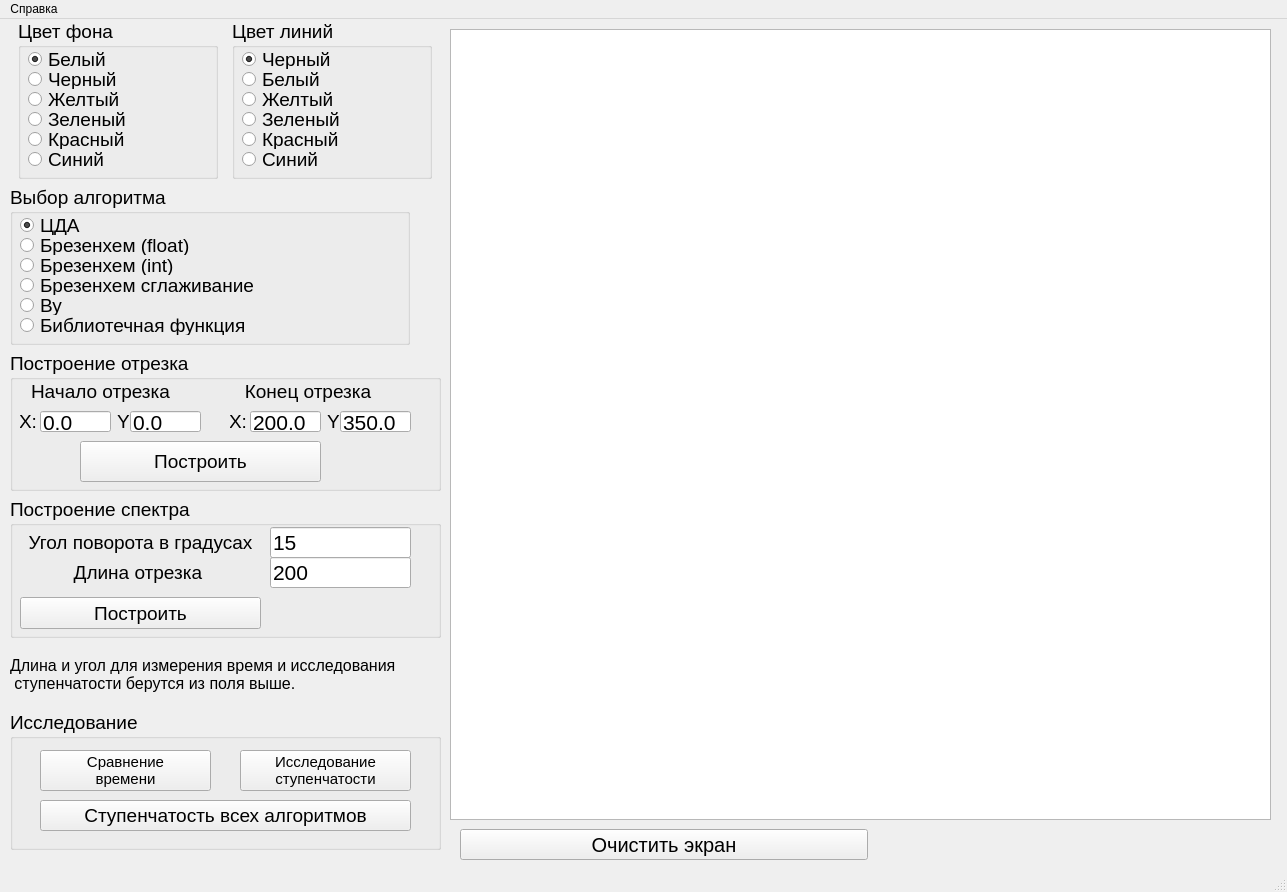
<?xml version="1.0" encoding="UTF-8"?>
<ui version="4.0">
 <class>MainWindow</class>
 <widget class="QMainWindow" name="MainWindow">
  <property name="geometry">
   <rect>
    <x>0</x>
    <y>0</y>
    <width>1287</width>
    <height>892</height>
   </rect>
  </property>
  <property name="windowTitle">
   <string>MainWindow</string>
  </property>
  <widget class="QWidget" name="centralwidget">
   <widget class="QWidget" name="verticalLayoutWidget">
    <property name="geometry">
     <rect>
      <x>10</x>
      <y>0</y>
      <width>431</width>
      <height>831</height>
     </rect>
    </property>
    <layout class="QVBoxLayout" name="verticalLayout">
     <item>
      <layout class="QHBoxLayout" name="horizontalLayout">
       <item>
        <widget class="QGroupBox" name="groupBoxChooseBG">
         <property name="minimumSize">
          <size>
           <width>200</width>
           <height>160</height>
          </size>
         </property>
         <property name="maximumSize">
          <size>
           <width>200</width>
           <height>160</height>
          </size>
         </property>
         <property name="font">
          <font>
           <pointsize>14</pointsize>
          </font>
         </property>
         <property name="title">
          <string>Цвет фона</string>
         </property>
         <widget class="QRadioButton" name="radioButtonWhite_bg">
          <property name="geometry">
           <rect>
            <x>10</x>
            <y>30</y>
            <width>166</width>
            <height>20</height>
           </rect>
          </property>
          <property name="text">
           <string>Белый</string>
          </property>
          <property name="checked">
           <bool>true</bool>
          </property>
         </widget>
         <widget class="QRadioButton" name="radioButtonBlack_bg">
          <property name="geometry">
           <rect>
            <x>10</x>
            <y>50</y>
            <width>166</width>
            <height>20</height>
           </rect>
          </property>
          <property name="text">
           <string>Черный</string>
          </property>
         </widget>
         <widget class="QRadioButton" name="radioButtonRed_bg">
          <property name="geometry">
           <rect>
            <x>10</x>
            <y>110</y>
            <width>166</width>
            <height>20</height>
           </rect>
          </property>
          <property name="text">
           <string>Красный</string>
          </property>
         </widget>
         <widget class="QRadioButton" name="radioButtonYellow_bg">
          <property name="geometry">
           <rect>
            <x>10</x>
            <y>70</y>
            <width>166</width>
            <height>20</height>
           </rect>
          </property>
          <property name="text">
           <string>Желтый</string>
          </property>
         </widget>
         <widget class="QRadioButton" name="radioButtonGreen_bg">
          <property name="geometry">
           <rect>
            <x>10</x>
            <y>90</y>
            <width>181</width>
            <height>20</height>
           </rect>
          </property>
          <property name="text">
           <string>Зеленый</string>
          </property>
         </widget>
         <widget class="QRadioButton" name="radioButtonBlue_bg">
          <property name="geometry">
           <rect>
            <x>10</x>
            <y>130</y>
            <width>176</width>
            <height>20</height>
           </rect>
          </property>
          <property name="text">
           <string>Синий</string>
          </property>
         </widget>
        </widget>
       </item>
       <item>
        <widget class="QGroupBox" name="groupBoxChooseLine">
         <property name="minimumSize">
          <size>
           <width>200</width>
           <height>160</height>
          </size>
         </property>
         <property name="maximumSize">
          <size>
           <width>200</width>
           <height>160</height>
          </size>
         </property>
         <property name="font">
          <font>
           <pointsize>14</pointsize>
          </font>
         </property>
         <property name="title">
          <string>Цвет линий</string>
         </property>
         <widget class="QRadioButton" name="radioButtonWhite_line">
          <property name="geometry">
           <rect>
            <x>10</x>
            <y>50</y>
            <width>166</width>
            <height>20</height>
           </rect>
          </property>
          <property name="text">
           <string>Белый</string>
          </property>
          <property name="checked">
           <bool>false</bool>
          </property>
         </widget>
         <widget class="QRadioButton" name="radioButtonBlack_line">
          <property name="geometry">
           <rect>
            <x>10</x>
            <y>30</y>
            <width>166</width>
            <height>20</height>
           </rect>
          </property>
          <property name="text">
           <string>Черный</string>
          </property>
          <property name="checked">
           <bool>true</bool>
          </property>
         </widget>
         <widget class="QRadioButton" name="radioButtonRed_line">
          <property name="geometry">
           <rect>
            <x>10</x>
            <y>110</y>
            <width>166</width>
            <height>20</height>
           </rect>
          </property>
          <property name="text">
           <string>Красный</string>
          </property>
         </widget>
         <widget class="QRadioButton" name="radioButtonYellow_line">
          <property name="geometry">
           <rect>
            <x>10</x>
            <y>70</y>
            <width>166</width>
            <height>20</height>
           </rect>
          </property>
          <property name="text">
           <string>Желтый</string>
          </property>
         </widget>
         <widget class="QRadioButton" name="radioButtonGreen_line">
          <property name="geometry">
           <rect>
            <x>10</x>
            <y>90</y>
            <width>181</width>
            <height>20</height>
           </rect>
          </property>
          <property name="text">
           <string>Зеленый</string>
          </property>
         </widget>
         <widget class="QRadioButton" name="radioButtonBlue_line">
          <property name="geometry">
           <rect>
            <x>10</x>
            <y>130</y>
            <width>176</width>
            <height>20</height>
           </rect>
          </property>
          <property name="text">
           <string>Синий</string>
          </property>
         </widget>
        </widget>
       </item>
      </layout>
     </item>
     <item>
      <widget class="QGroupBox" name="groupBoxChooseAlg_2">
       <property name="minimumSize">
        <size>
         <width>400</width>
         <height>160</height>
        </size>
       </property>
       <property name="maximumSize">
        <size>
         <width>400</width>
         <height>160</height>
        </size>
       </property>
       <property name="font">
        <font>
         <pointsize>14</pointsize>
        </font>
       </property>
       <property name="title">
        <string>Выбор алгоритма</string>
       </property>
       <widget class="QRadioButton" name="radioButtonCDA">
        <property name="geometry">
         <rect>
          <x>10</x>
          <y>30</y>
          <width>166</width>
          <height>20</height>
         </rect>
        </property>
        <property name="text">
         <string>ЦДА</string>
        </property>
        <property name="checked">
         <bool>true</bool>
        </property>
       </widget>
       <widget class="QRadioButton" name="radioButtonBresFloat">
        <property name="geometry">
         <rect>
          <x>10</x>
          <y>50</y>
          <width>241</width>
          <height>20</height>
         </rect>
        </property>
        <property name="text">
         <string>Брезенхем (float)</string>
        </property>
       </widget>
       <widget class="QRadioButton" name="radioButtonWu">
        <property name="geometry">
         <rect>
          <x>10</x>
          <y>110</y>
          <width>166</width>
          <height>20</height>
         </rect>
        </property>
        <property name="text">
         <string>Ву</string>
        </property>
       </widget>
       <widget class="QRadioButton" name="radioButtonBresInt">
        <property name="geometry">
         <rect>
          <x>10</x>
          <y>70</y>
          <width>166</width>
          <height>20</height>
         </rect>
        </property>
        <property name="text">
         <string>Брезенхем (int)</string>
        </property>
       </widget>
       <widget class="QRadioButton" name="radioButtonBresSmooth">
        <property name="geometry">
         <rect>
          <x>10</x>
          <y>90</y>
          <width>281</width>
          <height>20</height>
         </rect>
        </property>
        <property name="text">
         <string>Брезенхем сглаживание</string>
        </property>
       </widget>
       <widget class="QRadioButton" name="radioButtonLib">
        <property name="geometry">
         <rect>
          <x>10</x>
          <y>130</y>
          <width>251</width>
          <height>20</height>
         </rect>
        </property>
        <property name="text">
         <string>Библиотечная функция</string>
        </property>
       </widget>
      </widget>
     </item>
     <item>
      <widget class="QGroupBox" name="groupBox">
       <property name="maximumSize">
        <size>
         <width>16777215</width>
         <height>140</height>
        </size>
       </property>
       <property name="font">
        <font>
         <pointsize>14</pointsize>
        </font>
       </property>
       <property name="title">
        <string>Построение отрезка</string>
       </property>
       <widget class="QLabel" name="labelEndCoords">
        <property name="geometry">
         <rect>
          <x>210</x>
          <y>30</y>
          <width>176</width>
          <height>21</height>
         </rect>
        </property>
        <property name="font">
         <font>
          <pointsize>14</pointsize>
         </font>
        </property>
        <property name="frameShape">
         <enum>QFrame::NoFrame</enum>
        </property>
        <property name="frameShadow">
         <enum>QFrame::Plain</enum>
        </property>
        <property name="text">
         <string>Конец отрезка</string>
        </property>
        <property name="scaledContents">
         <bool>false</bool>
        </property>
        <property name="alignment">
         <set>Qt::AlignCenter</set>
        </property>
       </widget>
       <widget class="QLabel" name="labelStartCoords">
        <property name="geometry">
         <rect>
          <x>0</x>
          <y>30</y>
          <width>181</width>
          <height>21</height>
         </rect>
        </property>
        <property name="font">
         <font>
          <pointsize>14</pointsize>
         </font>
        </property>
        <property name="frameShape">
         <enum>QFrame::NoFrame</enum>
        </property>
        <property name="frameShadow">
         <enum>QFrame::Plain</enum>
        </property>
        <property name="text">
         <string>Начало отрезка</string>
        </property>
        <property name="scaledContents">
         <bool>false</bool>
        </property>
        <property name="alignment">
         <set>Qt::AlignCenter</set>
        </property>
       </widget>
       <widget class="QLabel" name="labelStartX">
        <property name="geometry">
         <rect>
          <x>10</x>
          <y>60</y>
          <width>16</width>
          <height>21</height>
         </rect>
        </property>
        <property name="frameShape">
         <enum>QFrame::NoFrame</enum>
        </property>
        <property name="frameShadow">
         <enum>QFrame::Plain</enum>
        </property>
        <property name="text">
         <string>X:</string>
        </property>
        <property name="scaledContents">
         <bool>false</bool>
        </property>
        <property name="alignment">
         <set>Qt::AlignCenter</set>
        </property>
       </widget>
       <widget class="QLineEdit" name="lineEditStartX">
        <property name="geometry">
         <rect>
          <x>30</x>
          <y>60</y>
          <width>71</width>
          <height>21</height>
         </rect>
        </property>
        <property name="font">
         <font>
          <pointsize>16</pointsize>
         </font>
        </property>
        <property name="text">
         <string>0.0</string>
        </property>
       </widget>
       <widget class="QLabel" name="labelStartX_2">
        <property name="geometry">
         <rect>
          <x>220</x>
          <y>60</y>
          <width>16</width>
          <height>21</height>
         </rect>
        </property>
        <property name="frameShape">
         <enum>QFrame::NoFrame</enum>
        </property>
        <property name="frameShadow">
         <enum>QFrame::Plain</enum>
        </property>
        <property name="text">
         <string>X:</string>
        </property>
        <property name="scaledContents">
         <bool>false</bool>
        </property>
        <property name="alignment">
         <set>Qt::AlignCenter</set>
        </property>
       </widget>
       <widget class="QLineEdit" name="lineEditEndX">
        <property name="geometry">
         <rect>
          <x>240</x>
          <y>60</y>
          <width>71</width>
          <height>21</height>
         </rect>
        </property>
        <property name="font">
         <font>
          <pointsize>16</pointsize>
         </font>
        </property>
        <property name="text">
         <string>200.0</string>
        </property>
       </widget>
       <widget class="QPushButton" name="pushButton_line_one">
        <property name="geometry">
         <rect>
          <x>70</x>
          <y>90</y>
          <width>241</width>
          <height>41</height>
         </rect>
        </property>
        <property name="text">
         <string>Построить</string>
        </property>
       </widget>
       <widget class="QLabel" name="labelStartY">
        <property name="geometry">
         <rect>
          <x>100</x>
          <y>60</y>
          <width>31</width>
          <height>21</height>
         </rect>
        </property>
        <property name="frameShape">
         <enum>QFrame::NoFrame</enum>
        </property>
        <property name="frameShadow">
         <enum>QFrame::Plain</enum>
        </property>
        <property name="text">
         <string>Y:</string>
        </property>
        <property name="scaledContents">
         <bool>false</bool>
        </property>
        <property name="alignment">
         <set>Qt::AlignCenter</set>
        </property>
       </widget>
       <widget class="QLineEdit" name="lineEditStartY">
        <property name="geometry">
         <rect>
          <x>120</x>
          <y>60</y>
          <width>71</width>
          <height>21</height>
         </rect>
        </property>
        <property name="font">
         <font>
          <pointsize>16</pointsize>
         </font>
        </property>
        <property name="text">
         <string>0.0</string>
        </property>
       </widget>
       <widget class="QLabel" name="labelStartY_2">
        <property name="geometry">
         <rect>
          <x>310</x>
          <y>60</y>
          <width>31</width>
          <height>21</height>
         </rect>
        </property>
        <property name="frameShape">
         <enum>QFrame::NoFrame</enum>
        </property>
        <property name="frameShadow">
         <enum>QFrame::Plain</enum>
        </property>
        <property name="text">
         <string>Y:</string>
        </property>
        <property name="scaledContents">
         <bool>false</bool>
        </property>
        <property name="alignment">
         <set>Qt::AlignCenter</set>
        </property>
       </widget>
       <widget class="QLineEdit" name="lineEditEndY">
        <property name="geometry">
         <rect>
          <x>330</x>
          <y>60</y>
          <width>71</width>
          <height>21</height>
         </rect>
        </property>
        <property name="font">
         <font>
          <pointsize>16</pointsize>
         </font>
        </property>
        <property name="text">
         <string>350.0</string>
        </property>
       </widget>
      </widget>
     </item>
     <item>
      <widget class="QGroupBox" name="groupBox_2">
       <property name="maximumSize">
        <size>
         <width>16777215</width>
         <height>150</height>
        </size>
       </property>
       <property name="font">
        <font>
         <pointsize>14</pointsize>
        </font>
       </property>
       <property name="title">
        <string>Построение спектра</string>
       </property>
       <widget class="QLineEdit" name="lineEditAngle">
        <property name="geometry">
         <rect>
          <x>260</x>
          <y>30</y>
          <width>141</width>
          <height>31</height>
         </rect>
        </property>
        <property name="font">
         <font>
          <pointsize>16</pointsize>
         </font>
        </property>
        <property name="text">
         <string>15</string>
        </property>
       </widget>
       <widget class="QPushButton" name="pushButtonDrawSpectrum">
        <property name="geometry">
         <rect>
          <x>10</x>
          <y>100</y>
          <width>241</width>
          <height>32</height>
         </rect>
        </property>
        <property name="text">
         <string>Построить</string>
        </property>
       </widget>
       <widget class="QLabel" name="labelAngle">
        <property name="geometry">
         <rect>
          <x>10</x>
          <y>30</y>
          <width>241</width>
          <height>31</height>
         </rect>
        </property>
        <property name="font">
         <font>
          <pointsize>14</pointsize>
         </font>
        </property>
        <property name="frameShape">
         <enum>QFrame::NoFrame</enum>
        </property>
        <property name="frameShadow">
         <enum>QFrame::Plain</enum>
        </property>
        <property name="text">
         <string>Угол поворота в градусах</string>
        </property>
        <property name="scaledContents">
         <bool>false</bool>
        </property>
        <property name="alignment">
         <set>Qt::AlignCenter</set>
        </property>
       </widget>
       <widget class="QLineEdit" name="lineEdiLen">
        <property name="geometry">
         <rect>
          <x>260</x>
          <y>60</y>
          <width>141</width>
          <height>31</height>
         </rect>
        </property>
        <property name="font">
         <font>
          <pointsize>16</pointsize>
         </font>
        </property>
        <property name="text">
         <string>200</string>
        </property>
       </widget>
       <widget class="QLabel" name="labelAngle_2">
        <property name="geometry">
         <rect>
          <x>10</x>
          <y>60</y>
          <width>241</width>
          <height>31</height>
         </rect>
        </property>
        <property name="font">
         <font>
          <pointsize>14</pointsize>
         </font>
        </property>
        <property name="frameShape">
         <enum>QFrame::NoFrame</enum>
        </property>
        <property name="frameShadow">
         <enum>QFrame::Plain</enum>
        </property>
        <property name="text">
         <string>Длина отрезка </string>
        </property>
        <property name="scaledContents">
         <bool>false</bool>
        </property>
        <property name="alignment">
         <set>Qt::AlignCenter</set>
        </property>
       </widget>
      </widget>
     </item>
     <item>
      <widget class="QLabel" name="label">
       <property name="maximumSize">
        <size>
         <width>16777215</width>
         <height>60</height>
        </size>
       </property>
       <property name="font">
        <font>
         <pointsize>12</pointsize>
        </font>
       </property>
       <property name="text">
        <string>Длина и угол для измерения время и исследования 
 ступенчатости берутся из поля выше.</string>
       </property>
      </widget>
     </item>
     <item>
      <widget class="QGroupBox" name="groupBox_zamer">
       <property name="maximumSize">
        <size>
         <width>16777215</width>
         <height>150</height>
        </size>
       </property>
       <property name="font">
        <font>
         <pointsize>14</pointsize>
        </font>
       </property>
       <property name="title">
        <string>Исследование </string>
       </property>
       <widget class="QPushButton" name="pushButton_time_all">
        <property name="geometry">
         <rect>
          <x>30</x>
          <y>40</y>
          <width>171</width>
          <height>41</height>
         </rect>
        </property>
        <property name="font">
         <font>
          <pointsize>11</pointsize>
         </font>
        </property>
        <property name="text">
         <string>Сравнение 
времени</string>
        </property>
       </widget>
       <widget class="QPushButton" name="pushButton_step_ch">
        <property name="geometry">
         <rect>
          <x>230</x>
          <y>40</y>
          <width>171</width>
          <height>41</height>
         </rect>
        </property>
        <property name="font">
         <font>
          <pointsize>11</pointsize>
         </font>
        </property>
        <property name="text">
         <string>Исследование 
ступенчатости</string>
        </property>
       </widget>
       <widget class="QPushButton" name="pushButton_step_all">
        <property name="geometry">
         <rect>
          <x>30</x>
          <y>90</y>
          <width>371</width>
          <height>31</height>
         </rect>
        </property>
        <property name="text">
         <string>Ступенчатость всех алгоритмов</string>
        </property>
       </widget>
      </widget>
     </item>
    </layout>
   </widget>
   <widget class="QGraphicsView" name="graphicsView">
    <property name="geometry">
     <rect>
      <x>450</x>
      <y>10</y>
      <width>821</width>
      <height>791</height>
     </rect>
    </property>
   </widget>
   <widget class="QPushButton" name="pushButton_clean">
    <property name="geometry">
     <rect>
      <x>460</x>
      <y>810</y>
      <width>408</width>
      <height>31</height>
     </rect>
    </property>
    <property name="font">
     <font>
      <pointsize>15</pointsize>
     </font>
    </property>
    <property name="text">
     <string>Очистить экран</string>
    </property>
   </widget>
  </widget>
  <widget class="QMenuBar" name="menubar">
   <property name="geometry">
    <rect>
     <x>0</x>
     <y>0</y>
     <width>1287</width>
     <height>22</height>
    </rect>
   </property>
   <widget class="QMenu" name="menu">
    <property name="title">
     <string>Справка</string>
    </property>
    <addaction name="action"/>
   </widget>
   <addaction name="menu"/>
  </widget>
  <widget class="QStatusBar" name="statusbar"/>
  <action name="action">
   <property name="text">
    <string>О программе</string>
   </property>
  </action>
 </widget>
 <resources/>
 <connections/>
</ui>
